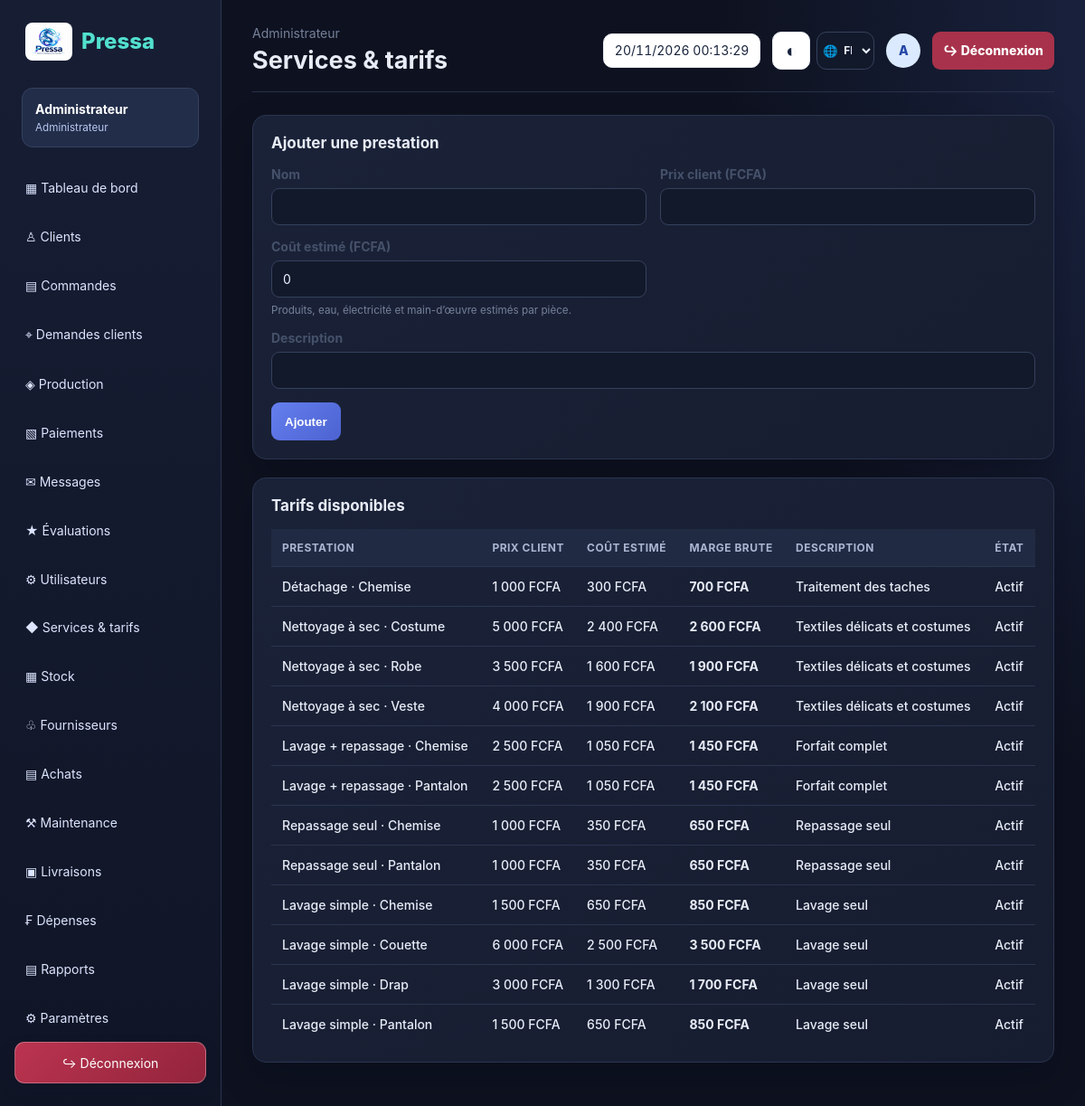
/services.php (signed in), run on the app's committed database.
### tables this page shows
CREATE TABLE `parametres` (
  `cle` varchar(60) NOT NULL,
  `valeur` varchar(255) NOT NULL,
  `description` varchar(255) DEFAULT NULL
);

CREATE TABLE `services` (
  `id` int(11) NOT NULL,
  `uuid` char(36) NOT NULL DEFAULT uuid(),
  `code` varchar(20) NOT NULL,
  `nom` varchar(100) NOT NULL,
  `description` varchar(255) DEFAULT NULL,
  `delai_jours` int(11) NOT NULL DEFAULT 2,
  `actif` tinyint(1) NOT NULL DEFAULT 1
);

### includes/functions.php (called while the page is built, shortened)
<?php
function e($value):string{return htmlspecialchars((string)$value,ENT_QUOTES|ENT_SUBSTITUTE,'UTF-8');}
function role():string{return (string)($_SESSION['user']['role']??'');}
function money($amount):string{return number_format((float)$amount,0,',',' ').' FCFA';}
function role_label(string $role):string{return ['admin'=>'Administrateur','receptionniste'=>'Réceptionniste','accueil'=>'Accueil','caissier'=>'Caissier','production'=>'Production','livreur'=>'Livreur','client'=>'Client'][$role]??$role;}
function app_setting(string $key,string $default=''):string{static $values=[];if(array_key_exists($key,$values))return $values[$key];try{$q=db()->prepare('SELECT valeur FROM parametres WHERE cle=?');$q->execute([$key]);$value=$q->fetchColumn();return $values[$key]=$value===false?$default:(string)$value;}catch(Throwable $e){return $values[$key]=$default;}}

### includes/db.php (called while the page is built, shortened)
<?php
function db(): PDO {
 static $pdo=null;
 if (!$pdo) {
  if(DB_DRIVER==='pgsql'){
   $url=PRESSA_DATABASE_URL;
   if($url===''&&getenv('VERCEL')){
    http_response_code(503);
    header('Content-Type: text/plain; charset=utf-8');
    exit('Pressa est en cours de configuration. La connexion à la base de données est temporairement indisponible.');
   }
   if($url!==''){
    $parts=parse_url($url);
    if(!$parts||empty($parts['host'])||empty($parts['path']))throw new RuntimeException('PRESSA_DATABASE_URL is invalid.');
    parse_str($parts['query']??'',$query);
    $host=$parts['host'];$port=$parts['port']??DB_PORT;$name=ltrim($parts['path'],'/');
    $user=urldecode($parts['user']??'');$pass=urldecode($parts['pass']??'');$ssl=$query['sslmode']??'require';
   }else{$host=DB_HOST;$port=DB_PORT;$name=DB_NAME;$user=DB_USER;$pass=DB_PASS;$ssl='require';}
   $dsn='pgsql:host='.$host.';port='.$port.';dbname='.$name.';sslmode='.$ssl;
  }elseif(DB_DRIVER==='mysql'){$user=DB_USER;$pass=DB_PASS;$dsn='mysql:host='.DB_HOST.';dbname='.DB_NAME.';charset=utf8mb4';}
  else{throw new RuntimeException('PRESSA_DB_DRIVER must be mysql or pgsql.');}
  $pdo=new PDO($dsn,$user,$pass,[
   PDO::ATTR_ERRMODE=>PDO::ERRMODE_EXCEPTION,
   PDO::ATTR_DEFAULT_FETCH_MODE=>PDO::FETCH_ASSOC,
   PDO::ATTR_EMULATE_PREPARES=>false
  ]);
 }
 return $pdo;
}

### services.php (the view, shortened to what this page needs)
<?php
require_once __DIR__.'/includes/bootstrap.php';require_auth();if(role()!=='admin'){http_response_code(403);exit('Accès réservé à l’administrateur.');}$page_title='Services & tarifs';
$rows=db()->query("SELECT s.id,s.code,s.nom,s.description,s.actif AS active,t.prix,t.cout_estime,ta.nom AS type_article FROM services s LEFT JOIN tarifs t ON t.service_id=s.id AND t.date_effet=(SELECT MAX(t2.date_effet) FROM tarifs t2 WHERE t2.service_id=s.id AND t2.type_article_id=t.type_article_id AND t2.date_effet<=CURRENT_DATE) LEFT JOIN types_articles ta ON ta.id=t.type_article_id ORDER BY s.id DESC,ta.nom")->fetchAll();require 'includes/header.php';?>
<div class="panel"><h2>Ajouter une prestation</h2><form method="post" class="form-grid"><input type="hidden" name="csrf" value="<?=e(csrf())?>"><div class="field"><label>Nom</label><input name="nom" required></div><div class="field"><label>Prix client (FCFA)</label><input type="number" min="0" name="prix" required></div><div class="field"><label>Coût estimé (FCFA)</label><input type="number" min="0" name="cout_estime" value="0" required><small>Produits, eau, électricité et main-d’œuvre estimés par pièce.</small></div><div class="field full"><label>Description</label><input name="description"></div><div><button class="btn">Ajouter</button></div></form></div><div class="panel"><h2>Tarifs disponibles</h2><table><thead><tr><th>Prestation</th><th>Prix client</th><th>Coût estimé</th><th>Marge brute</th><th>Description</th><th>État</th></tr></thead><tbody><?php foreach($rows as $r):?><tr><td><?=e($r['nom'])?> · <?=e($r['type_article']??'—')?></td><td><?=money($r['prix']??0)?></td><td><?=money($r['cout_estime'])?></td><td><b><?=money($r['prix']-$r['cout_estime'])?></b></td><td><?=e($r['description'])?></td><td><?=$r['active']?'Actif':'Inactif'?></td></tr><?php endforeach;?></tbody></table></div><?php require 'includes/footer.php';?>

### includes/header.php (shortened to what this page needs)
<?php
$appTitle=app_setting('nom_pressing',app_setting('nom_application',APP_NAME));
$pageClass=role()==='admin'?'admin-shell':'';
$language=$_SESSION['language']??'fr';
?>
<!doctype html><html lang="<?=e($language)?>"><head><link rel="stylesheet" href="assets/css/style.css"></head><body class="<?=$pageClass?>">
<aside class="sidebar" id="appSidebar"><div class="brand"><img class="brand-logo" src="assets/img/Pressa%20Dragon%20Steam%20Emblem.png" alt="Pressa"><span class="brand-label"><?=e($appTitle)?></span></div><div class="userbox"><?=e($_SESSION['user']['name'])?><small><?=e(role_label(role()))?></small></div><nav>
<?php if(role()==='livreur'): ?>
<a href="livreur.php">▣ Mes livraisons</a>
<?php elseif(role()==='admin'): ?>
<a href="dashboard.php">▦ Tableau de bord</a><a href="clients.php">♙ Clients</a><a href="orders.php">▤ Commandes</a><a href="client_requests.php">⌖ Demandes clients</a><a href="production.php">◈ Production</a><a href="invoices.php">▧ Paiements</a><a href="messages.php">✉ Messages</a><a href="ratings.php">★ Évaluations</a><a href="users.php">⚙ Utilisateurs</a><a href="services.php">◆ Services & tarifs</a><a href="stock.php">▦ Stock</a><a href="suppliers.php">♧ Fournisseurs</a><a href="purchases.php">▤ Achats</a><a href="maintenance.php">⚒ Maintenance</a><a href="livreur.php">▣ Livraisons</a><a href="expenses.php">₣ Dépenses</a><a href="reports.php">▤ Rapports</a><a href="settings.php">⚙ Paramètres</a>
<?php elseif(role()==='caissier'): ?>
<a href="dashboard.php">▦ Tableau de bord</a><a href="orders.php">▤ Commandes</a><a href="invoices.php">▧ Factures & paiements</a>
<?php elseif(role()==='production'): ?>
<a href="dashboard.php">▦ Tableau de bord</a><a href="production.php">◈ Production</a><a href="orders.php">▤ Commandes</a>
<?php endif; ?>
</nav><form class="sidebar-logout-form" action="logout.php" method="post"><input type="hidden" name="csrf" value="<?=e(csrf())?>"><button class="logout" type="submit">↪ Déconnexion</button></form></aside>
<main class="main"><header class="topbar"><div class="topbar-heading"><div><span class="muted"><?=e(role_label(role()))?></span><h1><?=e($page_title??'Tableau de bord')?></h1></div></div><div class="top-right"><time class="date-time-pill" data-current-datetime datetime="<?=e(date(DATE_ATOM))?>"></time><div class="ui-actions"><button class="utility-button" type="button" data-theme-toggle aria-label="Activer le thème sombre" title="Thème sombre"></button><label class="language-control" title="Langue"><select class="language-select" id="languageSelect" aria-label="Langue"><option value="fr" <?=$language==='fr'?'selected':''?>>FR</option></select></label></div><span class="avatar"><?=e(strtoupper(substr($_SESSION['user']['name'],0,1)))?></span><form class="topbar-logout-form" action="logout.php" method="post"><button class="logout topbar-logout" type="submit">↪ Déconnexion</button></form></div></header>

### data on the page
parametres: valeur "Pressa"
services: nom "Détachage", type_article "Chemise", prix "1 000 FCFA", cout_estime "300 FCFA", cout_estime "700 FCFA", description "Traitement des taches", actif "Actif"
services: nom "Nettoyage à sec", type_article "Costume", prix "5 000 FCFA", cout_estime "2 400 FCFA", cout_estime "2 600 FCFA", description "Textiles délicats et costumes", actif "Actif", type_article "Robe", prix "3 500 FCFA", cout_estime "1 600 FCFA", cout_estime "1 900 FCFA", type_article "Veste", prix "4 000 FCFA", cout_estime "2 100 FCFA"
services: nom "Lavage + repassage", type_article "Chemise", prix "2 500 FCFA", cout_estime "1 050 FCFA", cout_estime "1 450 FCFA", description "Forfait complet", actif "Actif", type_article "Pantalon"
services: nom "Repassage seul", type_article "Chemise", prix "1 000 FCFA", cout_estime "350 FCFA", cout_estime "650 FCFA", description "Repassage seul", actif "Actif", type_article "Pantalon"
services: nom "Lavage simple", type_article "Chemise", prix "1 500 FCFA", cout_estime "650 FCFA", cout_estime "850 FCFA", description "Lavage seul", actif "Actif", type_article "Couette", prix "6 000 FCFA", cout_estime "2 500 FCFA", cout_estime "3 500 FCFA", type_article "Drap", prix "3 000 FCFA", cout_estime "1 300 FCFA", cout_estime "1 700 FCFA", type_article "Pantalon"

### other printed values
$_SESSION['user']['name'] "Administrateur"
role_label(role()) "Administrateur"
$page_title "Services & tarifs"
substr($_SESSION['user']['name'],0,1) "A"
